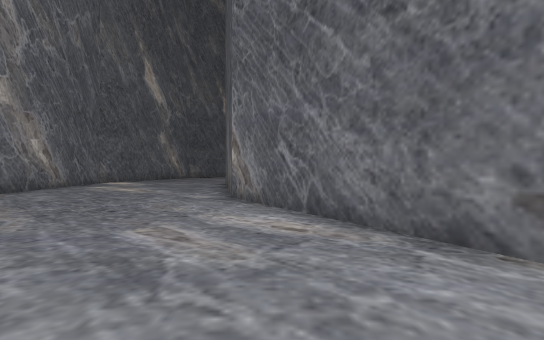
View 1 (above)

18 first-person views from a walk through a scene from a Unity 3-D project. The camera is 1.4 m above the floor, looks level and sees 85° across. The floor is counted in squares, 2 m on a side. Each view is taken from the middle of a square. On the plan, view 1 faces up. The plan holds only what a view shows up to about 10 squares ahead; the rest is blank. The place goes on beyond the plan. The player is left out. Some animated figures are left out.

View 2
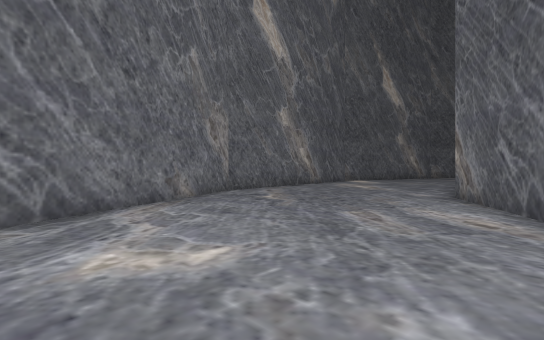

View 3
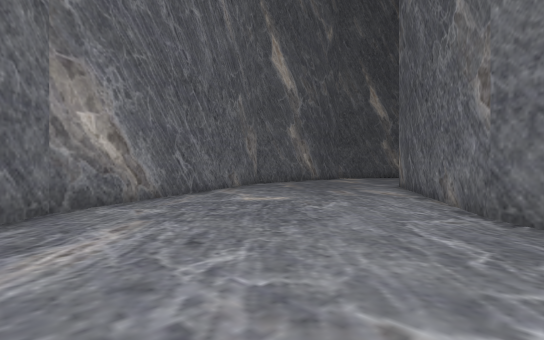

View 4
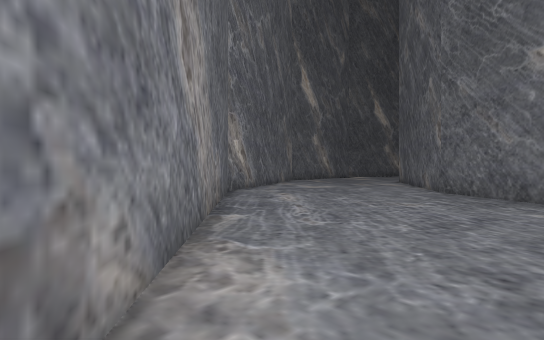

View 5
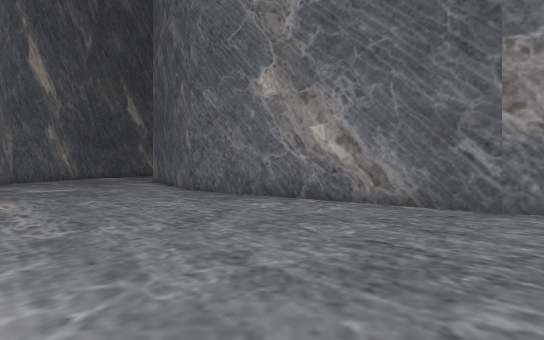

View 6
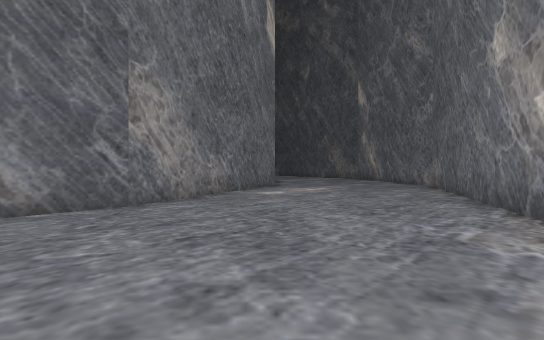

View 7
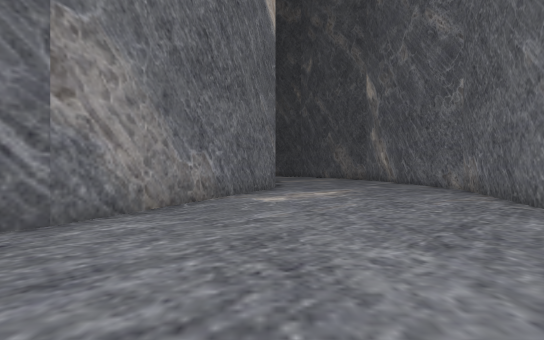

View 8
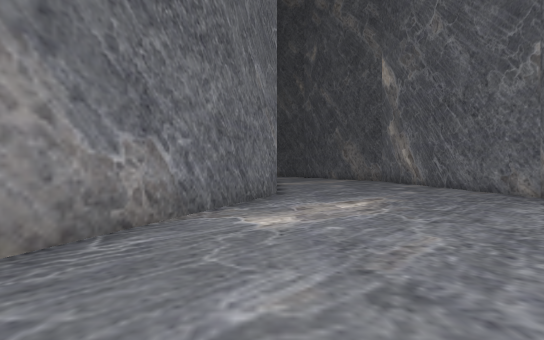

View 9
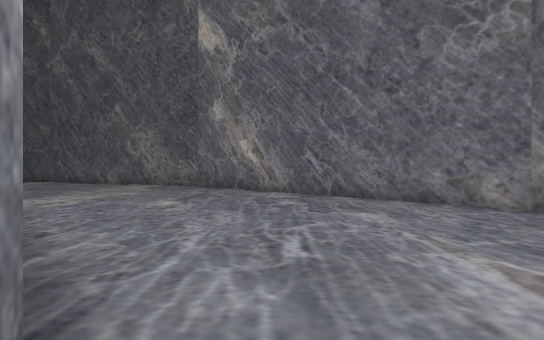

View 10
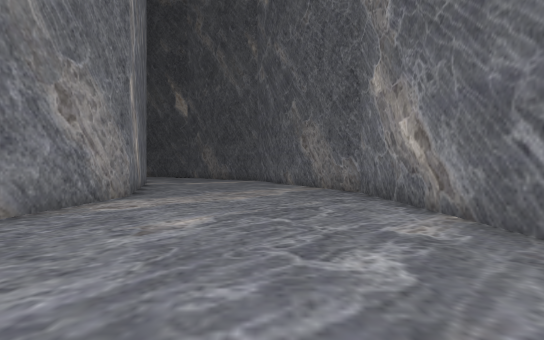

View 11
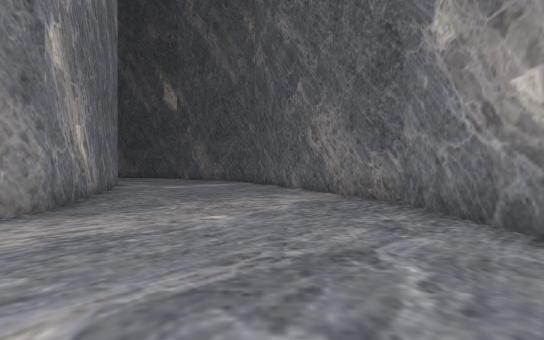

View 12
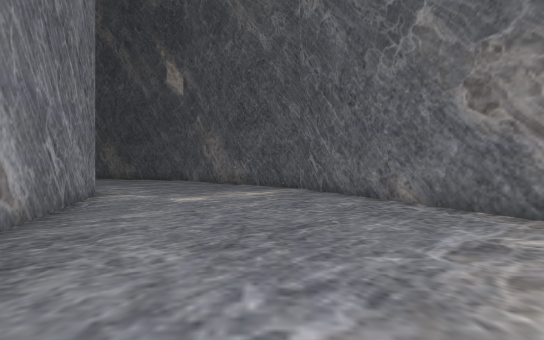

View 13
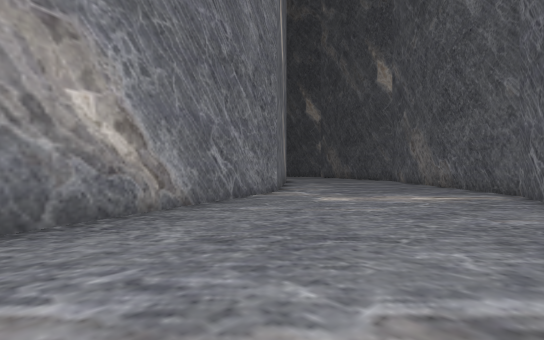

View 14
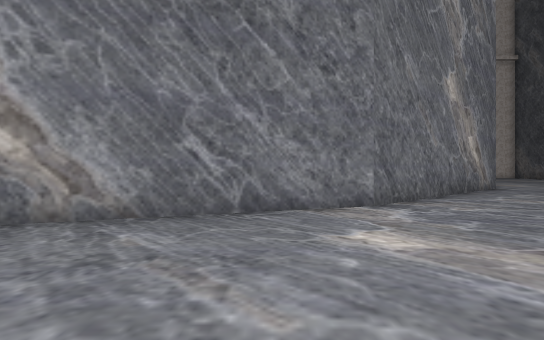

View 15
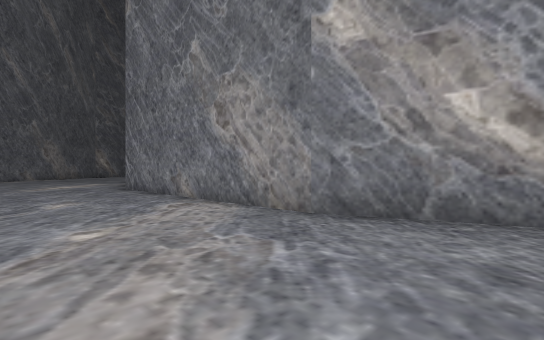

View 16
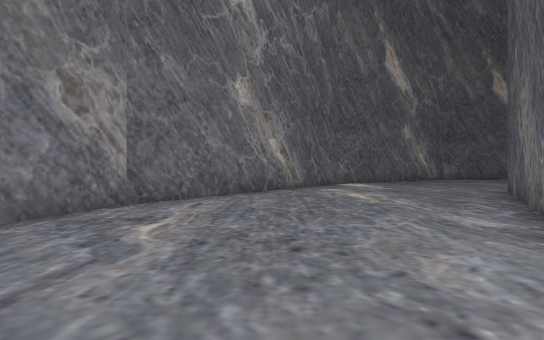

View 17
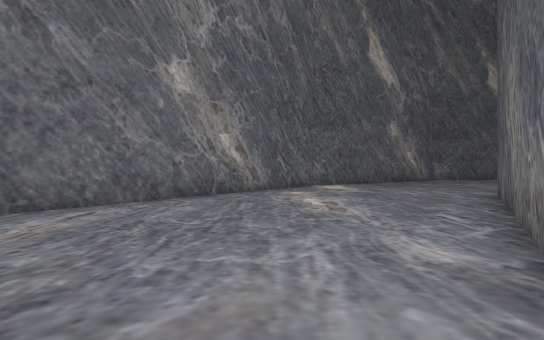

View 18
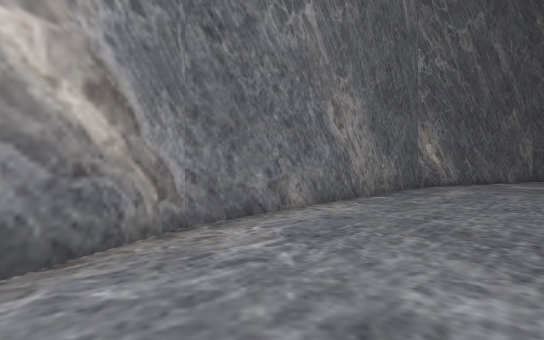

### Floor plan
Points are (right, up) in squares from view 1. A wall is a line through its corners. A room is listed if a view was taken in it or the views show most of it. See-through windows are left out.
Room 1 (views 1, 2, 3, 4, 5, 6, 7, 8, 9, 10, 11, 12, 13, 14, 15, 16, 17, 18)
walls: (17.7, -8.2) (9.7, -5.3) (3.2, 0.2) (-1, 7.5); (-1.1, 8) (-2.4, 15.7); (-8.4, 11.8) (-7.2, 5.1) (-1.9, -4.2) (6.4, -11.1) (16.5, -14.7) (27.2, -14.7) (37.3, -11.1); (37.5, -2.3) (34, -5.3) (26, -8.1) (18.8, -8.1)

Positions as (right, up) in squares from view 1, and headings:
1: (0, 0), facing up
2: (1, -1), facing up-left
3: (4, -5), facing up-left
4: (6, -10), facing up-left
5: (6, -10), facing up
6: (4, -8), facing right
7: (6, -8), facing right
8: (9, -8), facing right
9: (16, -8), facing down-right
10: (18, -12), facing right
11: (21, -12), facing right
12: (26, -10), facing right
13: (27, -12), facing up-right
14: (32, -11), facing up
15: (29, -12), facing up-left
16: (-1, 3), facing up-left
17: (-1, 5), facing up-left
18: (10, -10), facing left
